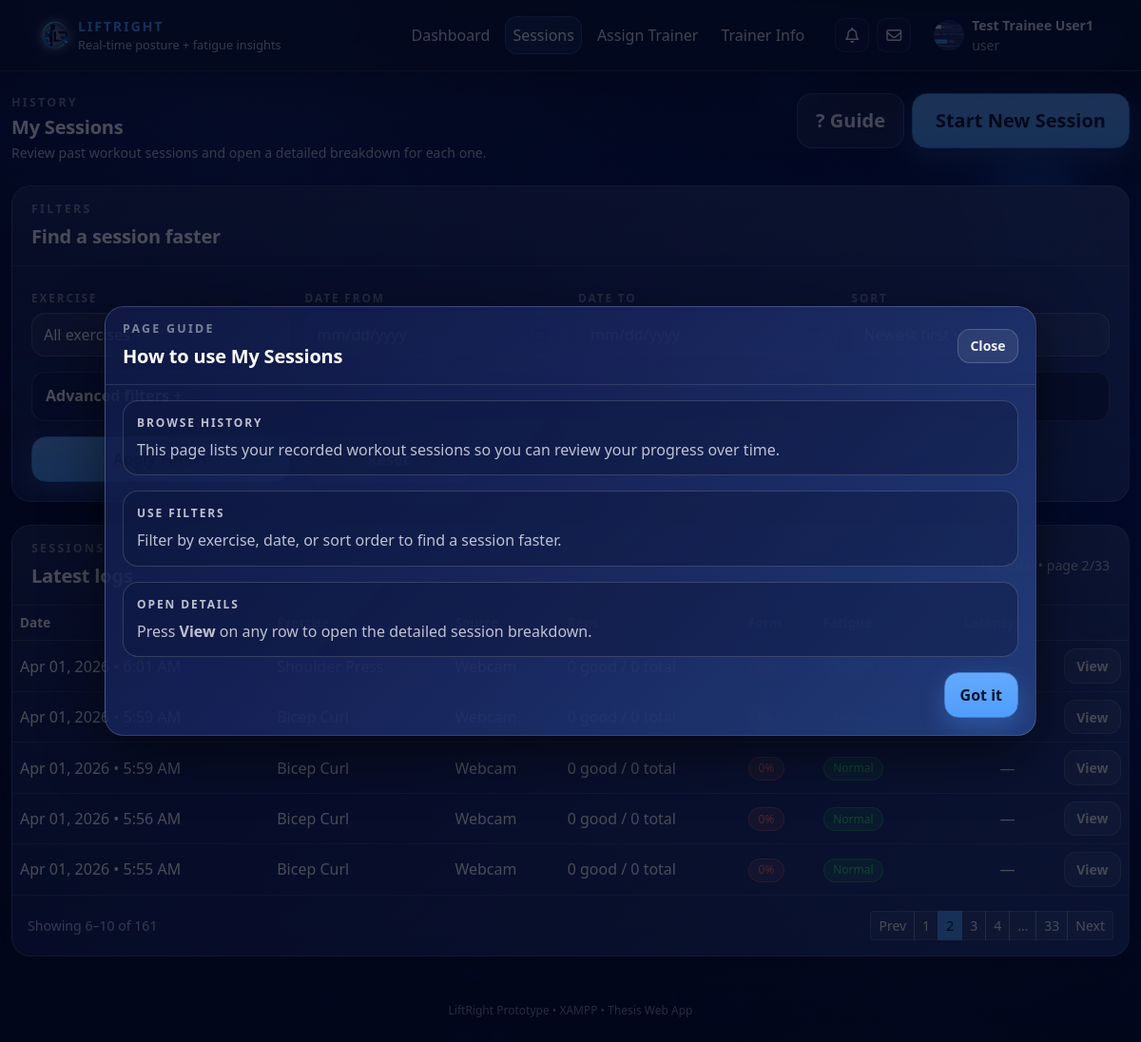
Page /web/trainee/sessions.php?page=2 (signed in) on the committed database.
### tables this page shows
CREATE TABLE `users` (
  `user_id` int NOT NULL,
  `full_name` varchar(120) NOT NULL,
  `email` varchar(190) NOT NULL,
  `password_hash` varchar(255) NOT NULL,
  `role` enum('user','trainer','admin') NOT NULL DEFAULT 'user',
  `age` int DEFAULT NULL,
  `birthdate` date DEFAULT NULL,
  `gender` enum('male','female','other','prefer_not_to_say') DEFAULT NULL,
  `bio` text,
  `profile_photo` varchar(255) DEFAULT NULL,
  `qualification` varchar(190) DEFAULT NULL,
  `years_experience` tinyint UNSIGNED DEFAULT NULL,
  `specializations` json DEFAULT NULL,
  `accepting_trainees` tinyint(1) NOT NULL DEFAULT '1',
  `created_at` timestamp NOT NULL DEFAULT CURRENT_TIMESTAMP,
  `last_login` timestamp NULL DEFAULT NULL,
  `trainer_id` int DEFAULT NULL,
  `account_status` enum('pending','approved','rejected','suspended') NOT NULL DEFAULT 'pending',
  `twofa_enabled` tinyint(1) NOT NULL DEFAULT '1',
  `failed_login_attempts` int NOT NULL DEFAULT '0',
  `lock_until` datetime DEFAULT NULL,
  `last_failed_login` timestamp NULL DEFAULT NULL,
  `email_verified_at` datetime DEFAULT NULL,
  `theme` varchar(30) NOT NULL DEFAULT 'default'
);

CREATE TABLE `training_logs` (
  `log_id` bigint NOT NULL,
  `user_id` int NOT NULL,
  `exercise_type` enum('bicep_curl','shoulder_press','lateral_raise') NOT NULL,
  `source_type` enum('upload','webcam') NOT NULL DEFAULT 'upload',
  `video_path` varchar(255) DEFAULT NULL,
  `result_json_path` varchar(255) DEFAULT NULL,
  `reps_total` int NOT NULL DEFAULT '0',
  `reps_good` int NOT NULL DEFAULT '0',
  `reps_bad` int NOT NULL DEFAULT '0',
  `form_error_count` int NOT NULL DEFAULT '0',
  `fatigue_flag` tinyint(1) NOT NULL DEFAULT '0',
  `started_at` timestamp NULL DEFAULT NULL,
  `finished_at` timestamp NULL DEFAULT NULL,
  `processing_ms` int DEFAULT NULL,
  `created_at` timestamp NOT NULL DEFAULT CURRENT_TIMESTAMP
);

### web/trainee/sessions.php (the view, shortened to what the rows shown need)
<?php
require_once __DIR__ . '/../config/config.php';
$user_id = (int)$_SESSION['user_id'];
$sort      = trim((string)($_GET['sort'] ?? 'newest'));
$page     = (int)($_GET['page'] ?? 1);
$per_page = (int)($_GET['per_page'] ?? 5);
function formatExercise(string $ex): string {
  return match($ex) {
    'shoulder_press' => 'Shoulder Press',
    'bicep_curl'     => 'Bicep Curl',
    'lateral_raise'  => 'Lateral Raise',
    default          => ucwords(str_replace('_',' ', $ex)),
  };
}
function formPct(int $good, int $total): int {
  return ($total > 0) ? (int)round(($good / $total) * 100) : 0;
}
function formBadge(int $pct): string {
  return 'lr-badge lr-badge-danger';
}
function fatigueBadge(int $flag): string {
  return $flag ? 'lr-badge lr-badge-warning' : 'lr-badge lr-badge-good';
}
$where = " WHERE user_id = ? ";
$types = "i";
$params = [$user_id];
$orderBy = " ORDER BY created_at DESC ";
switch ($sort) {
  default:
    $orderBy = " ORDER BY created_at DESC ";
}
$offset = ($page - 1) * $per_page;
$dataSql = "
  SELECT log_id, exercise_type, source_type,
         reps_total, reps_good, reps_bad, form_error_count, fatigue_flag,
         processing_ms, created_at
  FROM training_logs
  $where
  $orderBy
  LIMIT ? OFFSET ?
";
$dataTypes = $types . "ii";
$dataParams = $params;
$dataParams[] = $per_page;
$dataParams[] = $offset;
$stmt = $mysqli->prepare($dataSql);
$stmt->bind_param($dataTypes, ...$dataParams);
$stmt->execute();
$res = $stmt->get_result();
$sessions = [];
while ($row = $res->fetch_assoc()) $sessions[] = $row;
require __DIR__ . '/../includes/head.php';
?>
<body>
<?php require __DIR__ . '/../includes/navbar.php'; ?>
<div class="lr-page-wrapper">
  <div class="container lr-main-container py-4">
    <div class="row mb-4 align-items-center">
      <div class="col-lg-8">
        <h1 class="lr-section-heading mb-1">My Sessions</h1>
      </div>
    </div>
    <div class="lr-card">
      <div class="lr-card-body p-0">
        <div class="table-responsive">
          <table class="table table-hover align-middle mb-0 table-lr-dark">
            <thead>
              <tr>
                <th>Date</th>
                <th>Exercise</th>
                <th>Source</th>
                <th>Reps</th>
                <th>Form</th>
                <th>Fatigue</th>
                <th class="text-end">Latency</th>
                <th></th>
              </tr>
            </thead>
            <tbody>
            <?php if (count($sessions) === 0): ?>
              <tr>
                <td colspan="8" class="text-center py-4 lr-stat-subtext">No sessions found.</td>
              </tr>
            <?php else: ?>
              <?php foreach ($sessions as $s):
                $total = (int)$s['reps_total'];
                $good  = (int)$s['reps_good'];
                $pct   = formPct($good, $total);
              ?>
                <tr>
                  <td><?= h(date("M d, Y • g:i A", strtotime((string)$s['created_at']))) ?></td>
                  <td><span class="lr-chip-exercise"><?= h(formatExercise((string)$s['exercise_type'])) ?></span></td>
                  <td class="text-capitalize"><?= h((string)$s['source_type']) ?></td>
                  <td><?= (int)$s['reps_good'] ?> good / <?= (int)$s['reps_total'] ?> total</td>
                  <td><span class="<?= h(formBadge($pct)) ?>"><?= (int)$pct ?>%</span></td>
                  <td>
                    <span class="<?= h(fatigueBadge((int)$s['fatigue_flag'])) ?>">
                      <?= ((int)$s['fatigue_flag'] === 1) ? 'Warning' : 'Normal' ?>
                    </span>
                  </td>
                  <td class="text-end">
                    <?= $s['processing_ms'] === null ? '—' : h((string)$s['processing_ms'] . ' ms') ?>
                  </td>
                  <td class="text-end">
                    <a class="btn btn-sm btn-outline-light"
                       href="<?= $BASE_URL ?>/trainee/session-view.php?log_id=<?= (int)$s['log_id'] ?>">
                      View
                    </a>
                  </td>
                </tr>
              <?php endforeach; ?>
            <?php endif; ?>
            </tbody>
          </table>
        </div>
      </div>
    </div>
  </div>
</div>
<?php require __DIR__ . '/../includes/footer.php'; ?>

### web/includes/navbar.php (shortened to what the rows shown need)
<?php
global $BASE_URL;
global $mysqli;
$role = $_SESSION['role'] ?? null;
$full_name = $_SESSION['full_name'] ?? null;
$user_id = (int)($_SESSION['user_id'] ?? 0);
$profile_photo = null;
if ($user_id > 0 && isset($mysqli) && $mysqli instanceof mysqli) {
  $stmt = $mysqli->prepare("SELECT profile_photo FROM users WHERE user_id = ? LIMIT 1");
  $stmt->bind_param("i", $user_id);
  $stmt->execute();
  $row = $stmt->get_result()->fetch_assoc();
  if ($row && !empty($row['profile_photo'])) {
    $profile_photo = (string)$row['profile_photo'];
  }
}
?>
<nav class="navbar navbar-expand-lg fixed-top liftright-navbar">
  <div class="container">
    <div class="collapse navbar-collapse" id="lrNav">
      <ul class="navbar-nav ms-auto align-items-lg-center gap-lg-2">
        <?php if (!$role): ?>
          <li class="nav-item"><a class="nav-link" href="<?= $BASE_URL ?>/login.php">Login</a></li>
          <li class="nav-item"><a class="btn btn-primary btn-sm" href="<?= $BASE_URL ?>/register.php">Create account</a></li>
        <?php else: ?>
          <li class="nav-item dropdown ms-lg-2">
            <a class="nav-link d-flex align-items-center gap-2"
               href="#"
               role="button"
               data-bs-toggle="dropdown"
               aria-expanded="false">
              <?php
                $avatarSrc = '';
                if (!empty($profile_photo)) {
                  $avatarSrc = $BASE_URL . '/' . ltrim((string)$profile_photo, '/');
                }
              ?>
              <div class="avatar-circle" style="overflow:hidden; display:flex; align-items:center; justify-content:center;">
                <?php if ($avatarSrc): ?>
                  <img src="<?= h($avatarSrc) ?>" alt="Profile photo"
                      style="width:100%;height:100%;object-fit:cover;display:block;">
                <?php else: ?>
                  <?= h(initials((string)$full_name)) ?>
                <?php endif; ?>
              </div>
            </a>
          </li>
        <?php endif; ?>
      </ul>
    </div>
  </div>
</nav>

### rows in the picture
users: profile_photo (picture)
training_logs: created_at "Apr 01, 2026 • 6:01 AM"
training_logs: created_at "Apr 01, 2026 • 5:59 AM"
training_logs: created_at "Apr 01, 2026 • 5:59 AM", exercise_type "Bicep Curl", source_type "Webcam", reps_good "0", reps_total "0", fatigue_flag "Normal"
training_logs: created_at "Apr 01, 2026 • 5:56 AM", exercise_type "Bicep Curl", source_type "Webcam", reps_good "0", reps_total "0", fatigue_flag "Normal"
training_logs: created_at "Apr 01, 2026 • 5:55 AM", exercise_type "Bicep Curl", source_type "Webcam", reps_good "0", reps_total "0", fatigue_flag "Normal"

### other values in the picture
$full_name "Test Trainee User1"
$role "user"
$page "2"
$total_pages "33"
$offset + 1 "6"
min($offset + $per_page, $total_rows) "10"
$total_rows "161"
